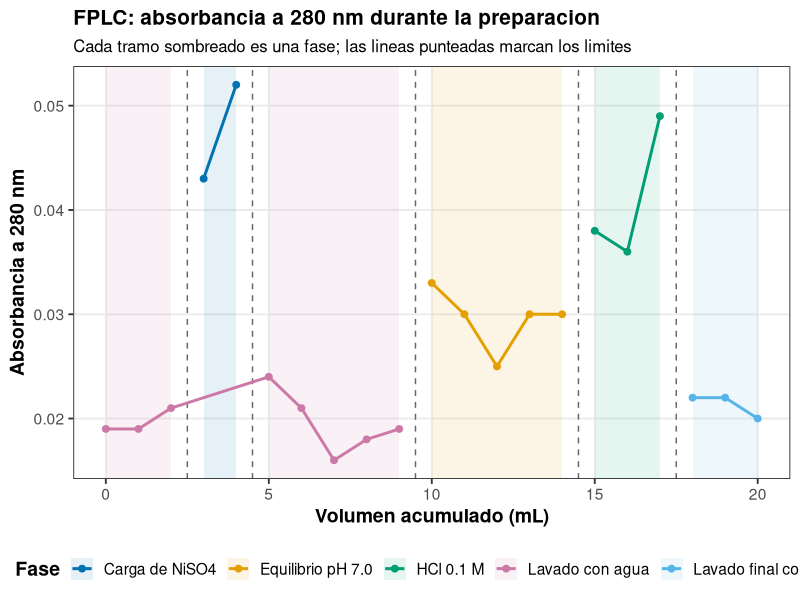
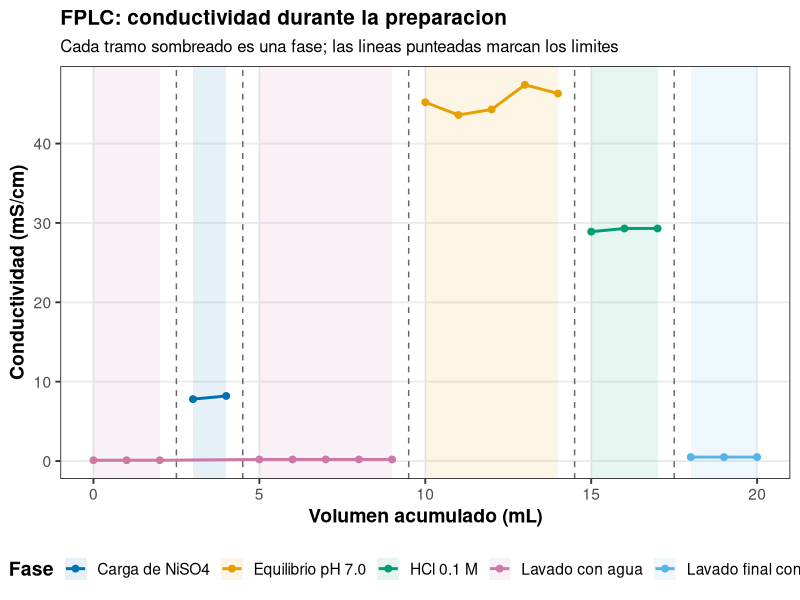
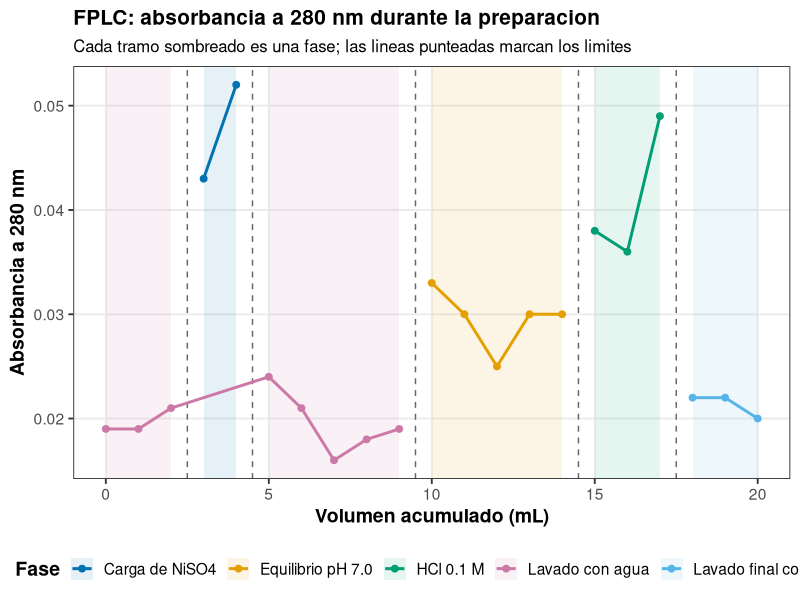
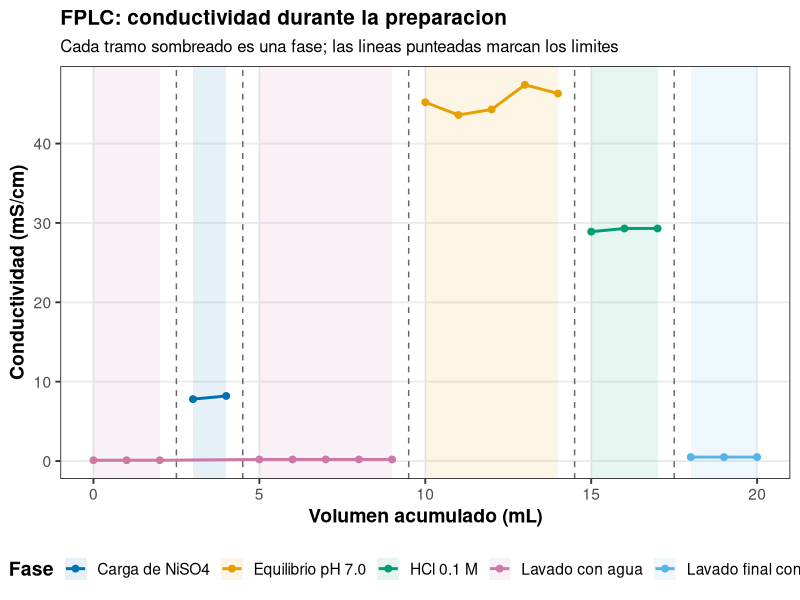

Write R code to recreate these figures, in order.
# ==========================================================================
# P6. Introduccion al FPLC (BioLogic LP)
# ==========================================================================
# Autor: Dr. Jose Juan Torres Martinez
# Docente de Ciencias Quimicas
# Universidad Autonoma de San Luis Potosi (UASLP)
# Mexico
#
# Material academico para estudiantes
# Serie "Bioseparaciones" - Laboratorio, Practica 6. FPLC
#
# Descripcion: Practica 6 del laboratorio: el equipo FPLC (BioLogic LP). Aqui se reconstruye el registro del equipo durante la carga de niquel y el equilibrio de la columna: absorbancia a 280 nm y conductividad contra tiempo, con flujo de 0.5 mL/min. El volumen acumulado se calcula de cero como flujo por tiempo, y cada fase del protocolo se identifica en el registro. Lo que se aprende aqui es a leer el registro del equipo: que detector sigue a la proteina y cual sigue a las sales, y donde empieza cada fase.
#
# Objetivos de aprendizaje:
#   - Identificar cada fase del protocolo en el registro del FPLC.
#   - Calcular el volumen acumulado a partir del flujo y el tiempo.
#   - Leer la conductividad como senal del cambio de buffer.

# Datos: datos_fplc.csv (absorbancia a 280 nm y conductividad registradas contra tiempo; flujo 0.5 mL/min).
# Desarrollo: llegamos al equipo FPLC, con su modulo de mezclado, sus detectores y su colector de fracciones. Primera parada: el registro completo con el volumen acumulado calculado de cero. Segunda y tercera parada: las graficas de absorbancia y de conductividad contra volumen. En cada parada leemos el registro y comentamos que significa antes de seguir.
# ==========================================================================

library(tidyverse)

# --------------------------------------------------------------------------
# Carpeta de trabajo: la del propio script
# --------------------------------------------------------------------------
# El script resuelve solo la carpeta donde esta guardado y la pone como
# carpeta de trabajo, asi los archivos de datos se leen por su nombre y la
# grafica se guarda en la misma carpeta, sin editar rutas.
# Primero prueba la ruta del documento activo en RStudio o Positron, luego
# la ruta del archivo al correr con Rscript o source(), y si nada de eso
# da una ruta, se queda en la carpeta de trabajo actual.
ruta_script <- NULL
if (requireNamespace("rstudioapi", quietly = TRUE) &&
    rstudioapi::isAvailable()) {
  ruta_script <- tryCatch(
    rstudioapi::getActiveDocumentContext()$path,
    error = function(e) NULL
  )
}
if (is.null(ruta_script) || !nzchar(ruta_script)) {
  ruta_script <- tryCatch(sys.frame(1)$ofile, error = function(e) NULL)
}
# Con Rscript el archivo no deja marco en la pila, asi que su ruta viene
# en los argumentos de la linea de comandos (--file=...).
if (is.null(ruta_script) || !nzchar(ruta_script)) {
  archivo <- grep("--file=", commandArgs(trailingOnly = FALSE), value = TRUE)
  if (length(archivo) > 0) {
    ruta_script <- sub("--file=", "", archivo[1])
  }
}
if (!is.null(ruta_script) && nzchar(ruta_script)) {
  setwd(dirname(normalizePath(ruta_script, mustWork = FALSE)))
}

# Estilo de graficas: tema claro y legible, paleta apta para daltonicos
# (Okabe-Ito) y tamano de fuente base mayor, para que las graficas se
# lean bien en el reporte y en la presentacion.
paleta <- c("#0072B2", "#E69F00", "#009E73", "#CC79A7", "#56B4E9", "#D55E00")
tema <- theme_bw(base_size = 14) +
  theme(
    plot.title = element_text(face = "bold", size = 15),
    plot.subtitle = element_text(size = 12),
    axis.title = element_text(face = "bold"),
    legend.position = "bottom",
    legend.title = element_text(face = "bold"),
    panel.grid.minor = element_blank()
  )

# --------------------------------------------------------------------------
# Protocolo (Manual de Practicas, Practica 6. FPLC, BioLogic LP)
# --------------------------------------------------------------------------
# El equipo BioLogic LP tiene: modulo/valvula de mezclado que proporciona dos buffers para la fase movil; detector UV con lampara de mercurio y filtros para 280 nm y 254 nm; detector de conductividad para monitorear gradientes de sales en linea; colector de fracciones controlado por el sistema electronico; y controlador que registra conductividad y UV y controla start/stop, flujo, seleccion de buffer y protocolos.
# Buffers y soluciones (manual): buffer de adsorcion (fosfato 20 mM, NaCl 500 mM, pH 7.0, filtrado); buffer de desorcion (fosfato 20 mM, NaCl 500 mM, pH 4.0, filtrado); agua filtrada; sulfato de niquel (20 mM, filtrado); solucion acida (HCl 0.1 M, filtrado).
# Paso 1. El instructor senala las partes del equipo e indica el proceso de instalacion de una columna y el encendido general de los sistemas, asi como las partes de los graficos que se registran en el software.
# Paso 2. Con la columna conectada, alimentar agua por 5 min a un flujo de 0.5 mL/min.
# Paso 3. Detener la bomba y sustituir la alimentacion por la solucion de sulfato de niquel. Arrancar la bomba y alimentar el sulfato de niquel al mismo flujo hasta que el frente verde alcance la parte superior de la columna.
# Paso 4. Detener la bomba y sustituir la alimentacion por agua. Arrancar la bomba y lavar por 10 min.
# Paso 5. Detener la bomba y sustituir la alimentacion por el buffer de adsorcion. Arrancar la bomba y alimentar el buffer de adsorcion por 10 min o hasta que el pH de la solucion que sale de la columna sea 7.0 (verificarlo con papel pH).
# Paso 6. Detener la bomba y sustituir la alimentacion por la solucion acida, hasta que la coloracion azul de la columna desaparezca.
# Paso 7. Detener la bomba y alimentar agua hasta que el pH de la solucion de salida de la columna sea neutro.
# Paso 8. Apagar el equipo y guardar el archivo del grafico obtenido en el software.
# En esta practica todavia no se carga proteina: el registro es el de la preparacion de la columna (lavado, carga de niquel, equilibrio y lavado acido), con flujo de 0.5 mL/min durante 40 min y 20.0 mL acumulados.
# Sesiones (manual): la practica ocupa dos semanas (12-23 de octubre). Sesion 1: instalacion de la columna, encendido del equipo y corrida de preparacion. Sesion 2: lectura del registro, senalamiento de las partes del grafico y conclusiones.
# El detector UV tiene filtros para 280 nm y 254 nm; en esta practica se usa 280 nm, donde absorben las proteinas por sus residuos aromaticos.
# Seguridad y reglas (manual): seguir las indicaciones del instructor para instalar la columna y encender el equipo; verificar el pH de salida con papel pH; bata blanca obligatoria y guantes cuando se indique.

# --------------------------------------------------------------------------
# Parada 1. Leer el registro y calcular el volumen acumulado
# --------------------------------------------------------------------------
# Estamos frente al FPLC mientras corre el protocolo de preparacion de la columna. Leemos el registro de absorbancia y conductividad contra tiempo y calculamos el volumen acumulado como flujo por tiempo, para ubicar cada fase en el cromatograma.
# Flujo del protocolo: 0.5 mL/min. Volumen acumulado = flujo * tiempo.
flujo_ml_min <- 0.5

datos <- read_csv("datos_fplc.csv", show_col_types = FALSE)

datos <- datos %>%
  mutate(volumen_ml = flujo_ml_min * tiempo_min)

print(datos)

# Volumen total pasado por la columna en el registro.
print(tibble(volumen_total_ml = max(datos$volumen_ml)))

# Limites entre fases (post-laboratorio 1: senalar las partes del grafico).
# La fase "Lavado con agua" aparece dos veces, asi que los tramos se
# separan por cambios consecutivos y no por el nombre de la fase. El
# limite entre dos tramos es el punto medio entre el ultimo volumen de
# un tramo y el primero del siguiente.
datos <- datos %>%
  mutate(tramo = cumsum(fase != lag(fase, default = first(fase))))

limites_fase <- datos %>%
  group_by(tramo, fase) %>%
  summarise(inicio_ml = min(volumen_ml), fin_ml = max(volumen_ml),
            .groups = "drop") %>%
  arrange(inicio_ml) %>%
  mutate(limite_ml = (fin_ml + lead(inicio_ml)) / 2) %>%
  filter(!is.na(limite_ml))

print(limites_fase)

# Aqui resumimos la conductividad y la absorbancia medias por fase: ese resumen dice que solucion estaba pasando en cada tramo del registro.
# Conductividad media por fase.
print(datos %>%
        group_by(fase) %>%
        summarise(conductividad_media = mean(conductividad_mS_cm),
                  absorbancia_280_media = mean(absorbancia_280),
                  .groups = "drop"))

# Bandas de cada tramo del protocolo (para sombrear las fases en las
# graficas): el inicio y el fin de cada tramo en volumen acumulado.
bandas_fase <- datos %>%
  group_by(tramo, fase) %>%
  summarise(inicio_ml = min(volumen_ml), fin_ml = max(volumen_ml),
            .groups = "drop") %>%
  arrange(inicio_ml)

# --------------------------------------------------------------------------
# Parada 2. Grafica 1: absorbancia a 280 nm contra volumen
# --------------------------------------------------------------------------
# Graficamos la absorbancia a 280 nm contra el volumen acumulado, con cada fase en un color y sombreada en su tramo: asi se ve si pasa proteina por el detector en la preparacion.
grafica_uv <- ggplot(
  datos,
  aes(x = volumen_ml, y = absorbancia_280, color = fase)
) +
  geom_rect(data = bandas_fase,
            aes(xmin = inicio_ml, xmax = fin_ml,
                ymin = -Inf, ymax = Inf, fill = fase),
            alpha = 0.10, inherit.aes = FALSE) +
  geom_vline(data = limites_fase, aes(xintercept = limite_ml),
             linetype = "dashed", color = "grey40") +
  geom_line(linewidth = 1) +
  geom_point(size = 2) +
  scale_color_manual(values = paleta) +
  scale_fill_manual(values = paleta) +
  labs(
    x = "Volumen acumulado (mL)",
    y = "Absorbancia a 280 nm",
    color = "Fase",
    fill = "Fase",
    title = "FPLC: absorbancia a 280 nm durante la preparacion",
    subtitle = "Cada tramo sombreado es una fase; las lineas punteadas marcan los limites"
  ) +
  tema

print(grafica_uv)

# --------------------------------------------------------------------------
# Parada 3. Grafica 2: conductividad contra volumen
# --------------------------------------------------------------------------
# Seguimos a la segunda grafica: la conductividad contra el volumen acumulado, con cada fase en un color y sombreada en su tramo. Aqui se ve cada cambio de solucion del protocolo.
grafica_cond <- ggplot(
  datos,
  aes(x = volumen_ml, y = conductividad_mS_cm, color = fase)
) +
  geom_rect(data = bandas_fase,
            aes(xmin = inicio_ml, xmax = fin_ml,
                ymin = -Inf, ymax = Inf, fill = fase),
            alpha = 0.10, inherit.aes = FALSE) +
  geom_vline(data = limites_fase, aes(xintercept = limite_ml),
             linetype = "dashed", color = "grey40") +
  geom_line(linewidth = 1) +
  geom_point(size = 2) +
  scale_color_manual(values = paleta) +
  scale_fill_manual(values = paleta) +
  labs(
    x = "Volumen acumulado (mL)",
    y = "Conductividad (mS/cm)",
    color = "Fase",
    fill = "Fase",
    title = "FPLC: conductividad durante la preparacion",
    subtitle = "Cada tramo sombreado es una fase; las lineas punteadas marcan los limites"
  ) +
  tema

print(grafica_cond)

# --------------------------------------------------------------------------
# 4. Exportar las graficas
# --------------------------------------------------------------------------
# Antes de salir del equipo FPLC guardamos las dos graficas de la practica.
ggsave("06_fplc_uv.png", grafica_uv,
       width = 20, height = 12, units = "cm", dpi = 300)
ggsave("06_fplc_conductividad.png", grafica_cond,
       width = 20, height = 12, units = "cm", dpi = 300)

# --------------------------------------------------------------------------
# Interpretacion
# --------------------------------------------------------------------------
# Grafica 1 (absorbancia a 280 nm contra volumen): el eje x es el volumen acumulado en mL y el eje y es la absorbancia a 280 nm (adimensional); cada tramo sombreado es una fase del protocolo.
# - La absorbancia a 280 nm se mantiene en la linea base: en esta practica todavia no se carga proteina. Esto significa que el detector UV no ve proteina durante la preparacion, y por eso lo siguiente, en la practica de IMAC, es cargar la albumina y ver su pico.
# Grafica 2 (conductividad contra volumen): el eje x es el volumen acumulado en mL y el eje y es la conductividad en mS/cm; cada tramo sombreado es una fase del protocolo.
# - La conductividad marca cada cambio de solucion: sube con la llegada del niquel y del buffer de adsorcion con 500 mM NaCl, y cambia de nuevo con el acido. Esto significa que el detector de conductividad sigue a las sales del buffer, y con el se sabe en que fase del protocolo esta la columna en cada momento.
# - Las lineas punteadas marcan los limites entre fases (2.5, 4.5, 9.5, 14.5 y 17.5 mL): a la izquierda de cada linea esta la solucion anterior y a la derecha la siguiente. Esto significa que cada tramo del registro corresponde a un paso del protocolo y se lee en orden.

# --------------------------------------------------------------------------
# Que aprendimos
# --------------------------------------------------------------------------
# - El detector UV sigue a la proteina y el de conductividad sigue a las sales del buffer.
# - El volumen acumulado sale del flujo por el tiempo y permite ubicar cada fase en el cromatograma.
# Terminamos la practica en el equipo FPLC: ya sabemos leer su registro y preparar la columna. Seguimos a la siguiente practica: la columna de IMAC con niquel, donde la albumina se retiene y se desorbe.
